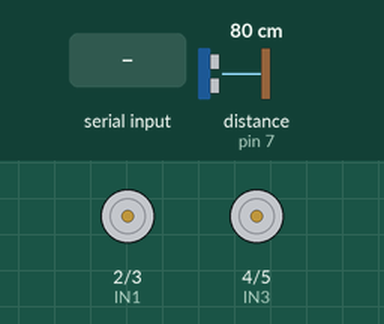
This sketch was run on a simulated Arduino Leonardo, built with avr-gcc and run on an emulated ATmega32U4. On the bench: motor-driver pin pairs drawn as motors (green arrow = first pin HIGH = forward, orange = second pin HIGH = backward, longer = more drive). Wiring (inferred from the names in the program): ultrasonic range finder: trigger pin 8; echo pin 7. The test bench sets the inputs (shaded band); at power-on: distance to the obstacle (sensor on pin 7) 80 cm. The echo pulse lasts 58.3 µs per cm.

Above: at 1.2 s.
1.3 s: "w" received over Serial
At 2.2 s:
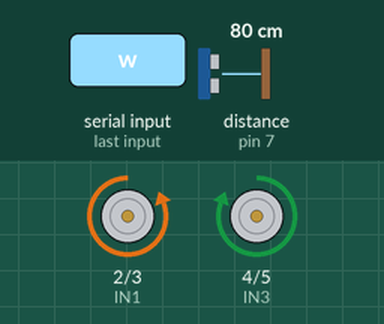
2.8 s: "s" received over Serial
At 3.4 s:
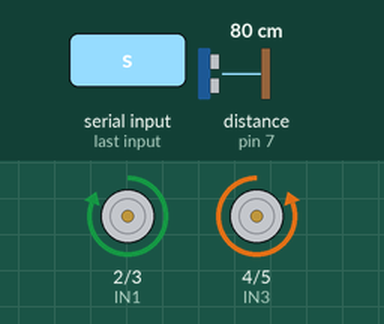
4.3 s: "a" received over Serial
At 4.6 s:
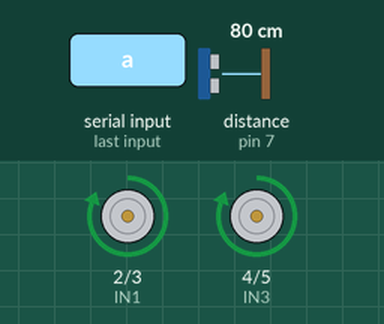
5.8 s: "d" received over Serial
At 7.0 s:
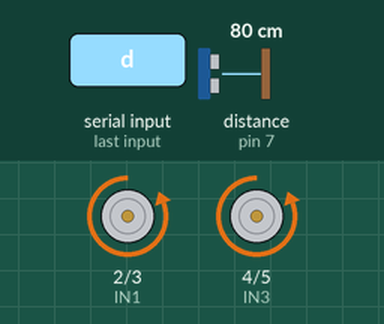
7.3 s: "x" received over Serial
At 8.0 s:
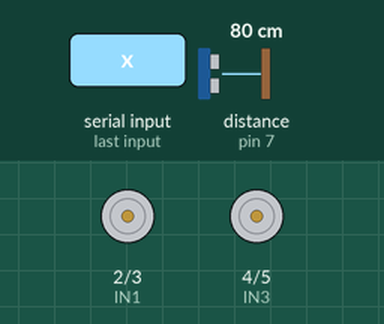
Timing chart, 0 to 9.8 s (numbered marks = the images above; inputs shaded):
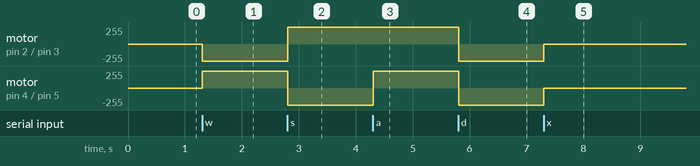

The sketch:

laneAurdino.ino
```cpp
#include <Mouse.h>
#define IN1 2
#define IN2 3
#define IN3 4
#define IN4 5
const int trigpin= 8;
const int echopin= 7;
const int vibrationPin = A1;
long duration;
int distance;
int sensorValue;
char command;
// Define the pin number for the IR sensor
const int leftIRSensor = 13;
const int rightIRSensor = 12;
void setup(){
  // Initialize Serial communication
  Serial.begin(9600);
  // Initialize the IR sensor pin as input
  pinMode(leftIRSensor, INPUT);
  pinMode(rightIRSensor, INPUT);
  pinMode(IN1, OUTPUT);
  pinMode(IN2, OUTPUT);
  pinMode(IN3, OUTPUT);
  pinMode(IN4, OUTPUT);
  pinMode(trigpin,OUTPUT);
  pinMode(echopin,INPUT);
}
void loop() {
  // Debugging: print sensor values
  digitalWrite(trigpin, HIGH);
  delayMicroseconds(10);
  digitalWrite(trigpin, LOW);
  duration = pulseIn(echopin, HIGH);
  distance = duration * 0.034 / 2;
  // Normal operation based on received commands
  switch(command) {
    case 'w': // Move forward if distance is greater than 10
      if (distance > 10){
        forward(); // Move forward only if distance is greater than 10
      } else {
        stopMotors(); // Stop if distance is less than or equal to 10
      }
      break;
    case 's': // Move backward
      backward();
      break;
    case 'a': // Turn left
      left();
      break;
    case 'd': // Turn right
      right();
      break;
    case 'x': // Stop
      stopMotors();
      break;
    case 'e':
    int leftSensorValue = digitalRead(leftIRSensor);
    int rightSensorValue = digitalRead(rightIRSensor);
    while (leftSensorValue && rightSensorValue){
      const int threshold = 600;
      int leftSensorValue = digitalRead(leftIRSensor);
      int rightSensorValue = digitalRead(rightIRSensor);
        // Lane detection
        if (leftSensorValue && rightSensorValue) {
          // If both sensors are on the line, move forward
          forward();
          break;
        } else if (leftSensorValue) {
          // If left sensor detects the line, turn right
          right();
          break;
        } else if (rightSensorValue) {
          // If right sensor detects the line, turn left
          left();
          break;
        } else {
          // If both sensors do not detect the lineeee, stopm
          stopMotors();
          break;
        }
    }
  }
  if (Serial.available() > 0) {
    command = Serial.read();
  }
}
void left() {
  digitalWrite(IN1, HIGH);
  digitalWrite(IN2, LOW);
  digitalWrite(IN3, HIGH);
  digitalWrite(IN4, LOW);
}
void right() {
  digitalWrite(IN1, LOW);
  digitalWrite(IN2, HIGH);
  digitalWrite(IN3, LOW);
  digitalWrite(IN4, HIGH);
}
void forward() {
  digitalWrite(IN1, LOW);
  digitalWrite(IN2, HIGH);
  digitalWrite(IN3, HIGH);
  digitalWrite(IN4, LOW);
}
void backward() {
  digitalWrite(IN1, HIGH);
  digitalWrite(IN2, LOW);
  digitalWrite(IN3, LOW);
  digitalWrite(IN4, HIGH);
}
void stopMotors() {
  digitalWrite(IN1, LOW);
  digitalWrite(IN2, LOW);
  digitalWrite(IN3, LOW);
  digitalWrite(IN4, LOW);
}
```

Measured:
- after the input at 1.3 s, motor on pin 2 (IN1) / pin 3 (IN2): stopped → backward 255/255 at once; motor on pin 4 (IN3) / pin 5 (IN4): stopped → forward 255/255 at once
- after the input at 2.8 s, motor on pin 2 (IN1) / pin 3 (IN2): backward 255/255 → forward 255/255 at once; motor on pin 4 (IN3) / pin 5 (IN4): forward 255/255 → backward 255/255 at once
- after the input at 4.3 s, motor on pin 4 (IN3) / pin 5 (IN4): backward 255/255 → forward 255/255 at once
- after the input at 5.8 s, motor on pin 2 (IN1) / pin 3 (IN2), motor on pin 4 (IN3) / pin 5 (IN4): forward 255/255 → backward 255/255 at once
- after the input at 7.3 s, motor on pin 2 (IN1) / pin 3 (IN2), motor on pin 4 (IN3) / pin 5 (IN4): backward 255/255 → stopped at once
